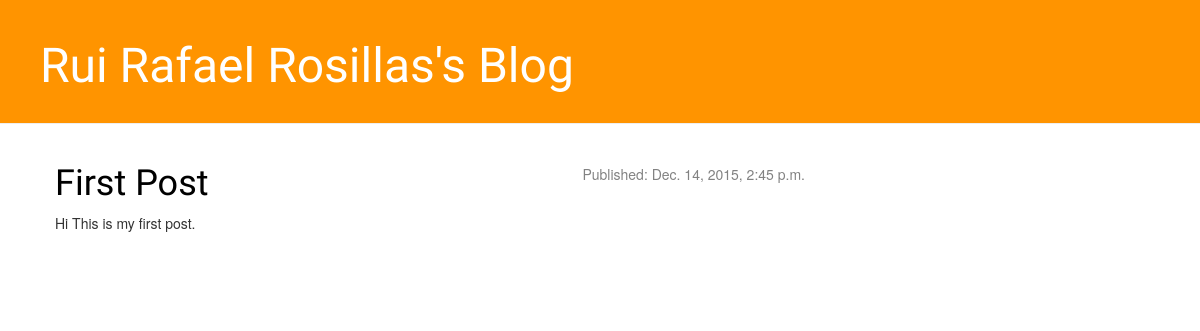
The app's page /, older data.
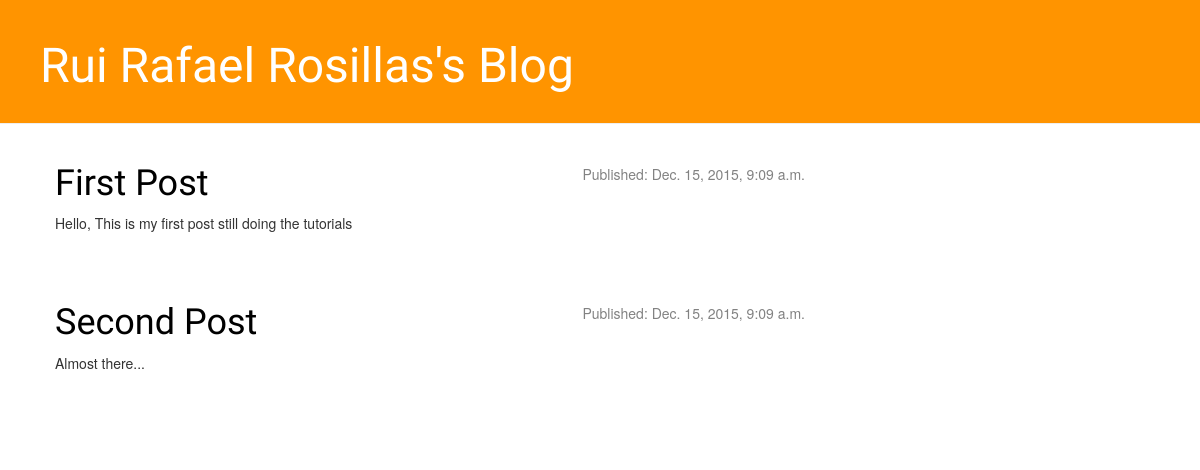
The same page, newer data.
### blog/models.py (models this page shows, shortened)
class Post(models.Model):
    author = models.ForeignKey('auth.User')
    title = models.CharField(max_length=200)
    text = models.TextField()
    created_date = models.DateTimeField(
                   default=timezone.now)
    published_date = models.DateTimeField(
                 blank = True, null=True)

### blog/views.py (the view)
# urls.py: url(r'^$', views.post_list,name='post_list'),
def post_list(request):
    posts = Post.objects.filter(published_date__lte=timezone.now()).order_by('published_date')
    return render(request, 'blog/post_list.html',{'posts':posts})

### blog/templates/blog/post_list.html
{% extends 'blog/base.html' %}
{% block content %}
   {% for post in posts %}
   <div class="post">
       <div class="date">
       Published: {{ post.published_date }}
   </div>
   <h1><a href="{% url 'post_detail' pk=post.pk %}">{{ post.title }}</a></h1>
       <p>{{ post.text|linebreaks }}</p>
   </div>
   {% endfor %}
   {% endblock content %}

### blog/templates/blog/base.html (shortened to what this page needs)
{% load staticfiles %}
<html>
    <head>
                    <link rel="stylesheet" href="//maxcdn.bootstrapcdn.com/bootstrap/3.2.0/css/bootstrap.min.css">
                            <link rel="stylesheet" href="//maxcdn.bootstrapcdn.com/bootstrap/3.2.0/css/bootstrap-theme.min.css">
                                            <link rel="stylesheet" href="{% static 'css/blog.css' %}">
                                                </head>
<body>
    <div class="page-header">
    <h1><a href=""> Rui Rafael Rosillas's Blog</a></h1>
   </div>
   <div class="content container">
       <div class="row">
           <div class="col-md-8">
   {% block content %}
   {% endblock %}
</div></div></div>                                                                                                                                                                   </body>
   </body>
   </html>

### blog/static/css/blog.css (style rules this page uses)
.page-header { background-color:#ff9400; margin-top:0; padding: 20px 20px 20px 40px; }
.page-header h1, .page-header h1 a, .page-header h1 a:visited, .page-header h1 a:active { color:#ffffff; font-size:36pt; text-docration: none; }
.content { margin-left:40px; }
h1, h2, h3, h4 { font-family: 'Lobster', cursive; }
.date { float: right; color: #828282; }
.post { margin-bottom: 70px; }
.post h1 a, .post h1 a:visited { color: #000000; }

Row changes from the older to the newer data that the page shows:
removed Post: published_date "Dec. 14, 2015, 2:45 p.m.", title "First Post", text "Hi This is my first post."
added Post: published_date "Dec. 15, 2015, 9:09 a.m.", title "First Post", text "Hello, This is my first post still doing the tutorials"
added Post: published_date "Dec. 15, 2015, 9:09 a.m.", title "Second Post", text "Almost there..."
